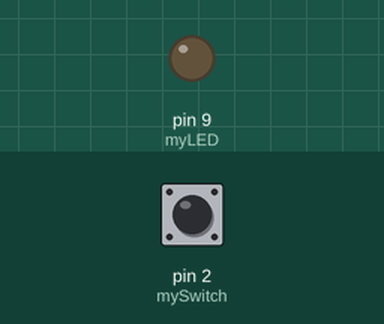
Simulated run of this sketch. Board: Arduino Uno, built with avr-gcc and run on an emulated ATmega328P. Parts: output pins drawn as LEDs (lit = HIGH). The test bench sets the inputs (shaded band); at power-on: pin 2 (mySwitch) LOW.

Above: at 1.2 s.
1.3 s: pin 2 (mySwitch) pulled HIGH for 0.15 s
At 1.37 s:
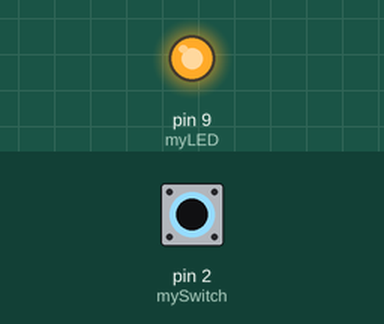
2.9 s: pin 2 (mySwitch) pulled HIGH for 3.2 s
At 6.8 s:
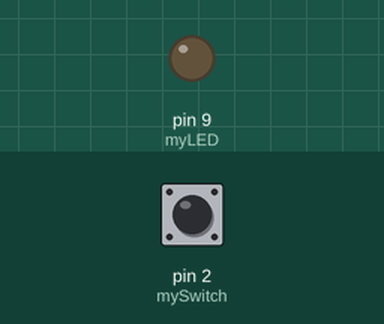
Timing chart, 0 to 8.3 s (numbered marks = the images above; inputs shaded):
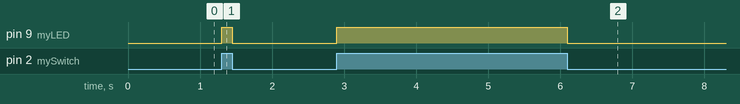

Measured:
- after the input at 1.3 s, pin 9 (myLED): LOW → HIGH at once, → LOW 0.15 s later
- after the input at 2.9 s, pin 9 (myLED): LOW → HIGH at once, → LOW 3.2 s later

The sketch:

firstVary.ino
```cpp
const int mySwitch = 2; // global constant
const int myLED = 9; // global constant

void setup() {
  // put your setup code here, to run once:
  pinMode(mySwitch, INPUT); // set the switch pin as an input
  pinMode(myLED, OUTPUT);   // set the LED pin as an output
  digitalWrite(myLED, LOW); // turn the LED off
}

void loop() {
  // put your main code here, to run repeatedly:

  // if the switch is HIGH
  if (digitalRead(mySwitch) == HIGH) {
    // turn the LED on
    digitalWrite(myLED, HIGH);
  } else {
    // if the switch is not pressed
    // turn the LED off
    digitalWrite(myLED, LOW);
  }
}
```
